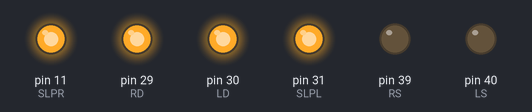
Bench run of a sketch on a simulated Arduino Mega 2560, built with avr-gcc and run on an emulated ATmega2560. Parts: output pins drawn as LEDs (lit = HIGH).

Above: at 0.1 s.
Timing chart, 0 to 1.6 s (numbered marks = the images above):
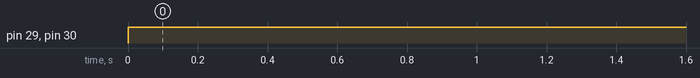

The sketch:

6_Backward_Right.ino
```cpp
#define LS 40 //Left motor speed - to provide speed for the motor
#define RS 39 //right motor speed - to provide speed for the motor
#define LD 30 //left motor direction
#define RD 29 //right motor direction

// if LD,RD = 0 then forward direction
// if LD,RD = 1 then backward direction

#define SLPR 11 // sleep pin
#define SLPL 31  //sleep pin

char c;

void setup() {
  // put your setup code here, to run once:
    pinMode(LD, OUTPUT);
    pinMode(RD, OUTPUT);
    pinMode(SLPR , OUTPUT);
    pinMode(SLPL , OUTPUT);
    digitalWrite(SLPR, HIGH);
    digitalWrite(SLPL , HIGH);
}

void loop()
{
   digitalWrite(LD,HIGH);
   digitalWrite(RD,HIGH);
   analogWrite(LS,20);
   analogWrite(RS,20);
   delay(4000);

   digitalWrite(LD,HIGH);
   digitalWrite(RD,HIGH);
   analogWrite(LS,40);
   analogWrite(RS,0);
   delay(2000);
  }
```

Measured:
- by itself, pin 29 (RD), pin 30 (LD): LOW → HIGH at 0.00 s
